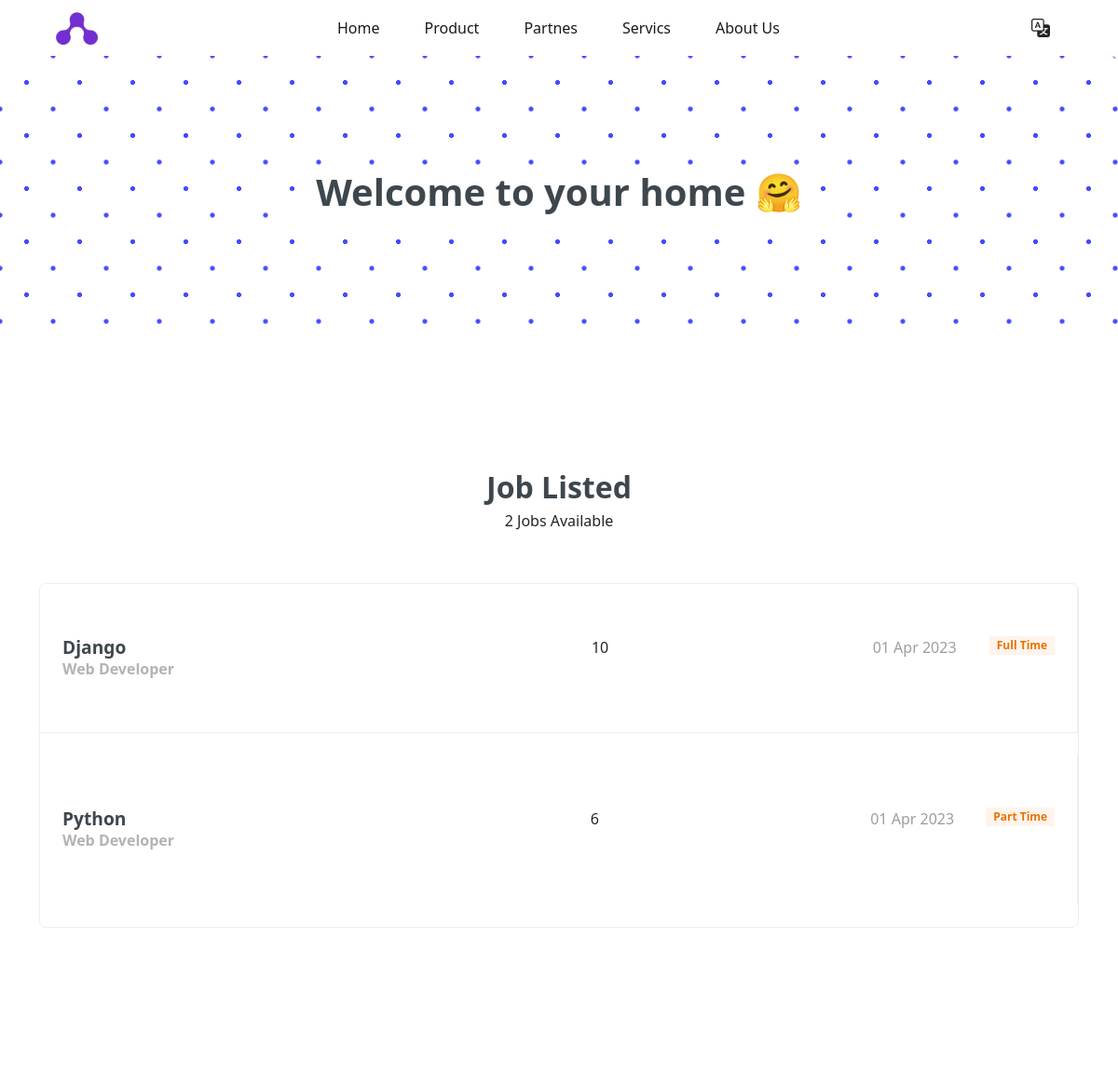
The app's page /jobs/ (upper part), older data.
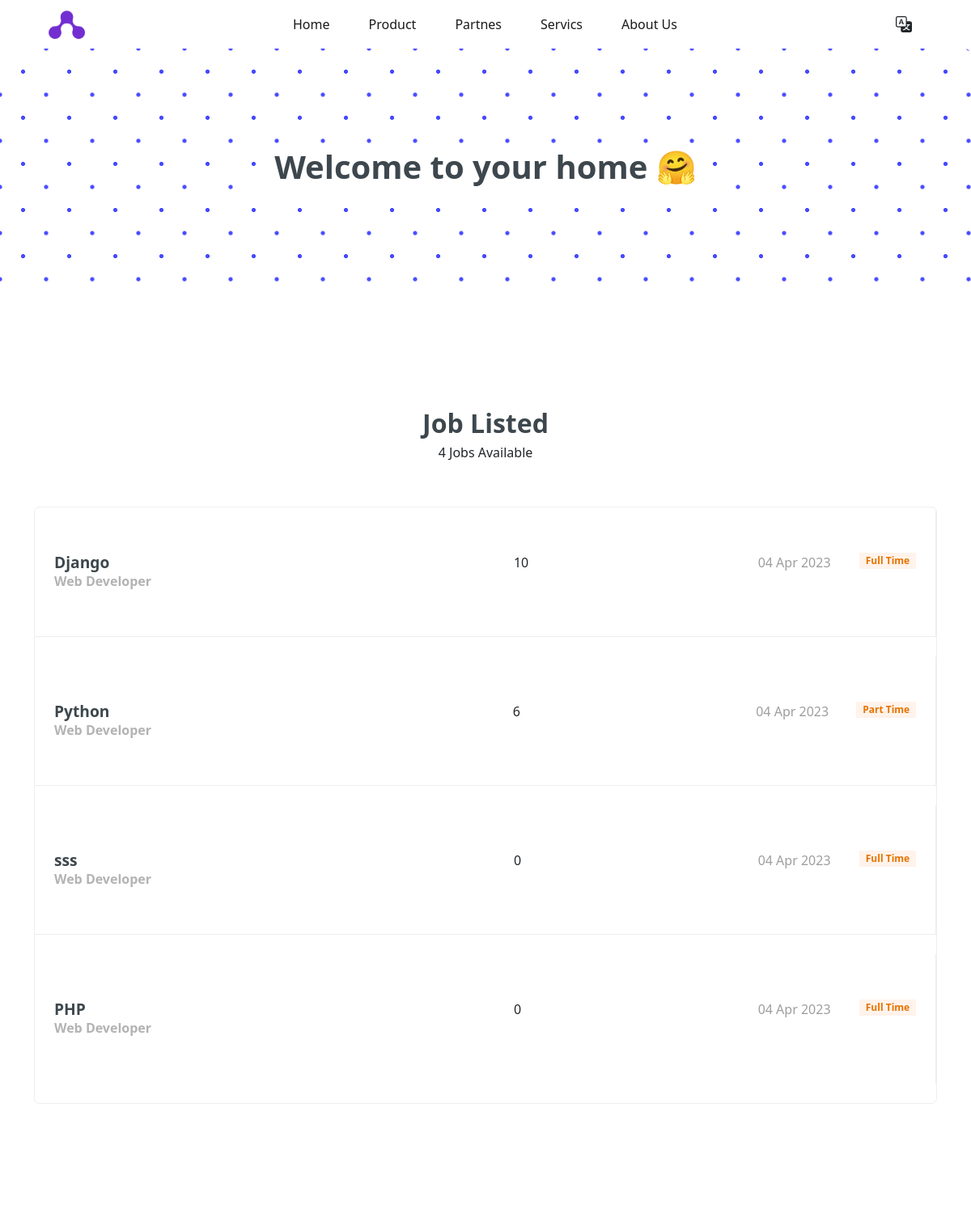
The same page, newer data.
### job/models.py (models this page shows, shortened)
class Job(models.Model):
    title = models.CharField(max_length=100)
    job_type = models.CharField(max_length=20, choices= JOBTYPE)
    description = models.TextField(max_length=1000)
    JobResponsibilities = models.TextField(max_length=1000)
    JobRequirements = models.TextField(max_length=1000)
    published_at = models.DateTimeField(auto_now=True)
    vacancy = models.IntegerField(default=1)
    salary = models.IntegerField(default=0)
    experience = models.IntegerField(default=0)
    category = models.ForeignKey('Category', on_delete=models.CASCADE)
    image = models.ImageField(upload_to=imageUpload) #this fun will create a new folder for images
    slug = models.SlugField(blank=True, null= True)
    def __str__(self):
        return self.title

class Category(models.Model):
    name = models.CharField(max_length=40)
    def __str__(self):
        return self.name

### job/views.py (the view)
# urls.py: path('' , views.jobList),
def jobList(request):
    jobList = Job.objects.all()
    context = {'jobs' : jobList}
    return render(request, 'job/jobs.html', context)

### job/templates/job/jobs.html (shortened to what this page needs)
{% extends 'base.html' %}
{% block jumbotron %}
<section>
  <div class="jumbotron p-5 text-center bg-image rounded-3">
    <div class="d-flex justify-content-center align-items-center h-100">
      <div class="titlteContactUs">
        <h1 class="fw-bold">Welcome to your home 🤗</h1>
      </div>
    </div>
  </div>
</section>
{% endblock jumbotron %}
{% block body %}
<section class="site-section">
    <div class="container">
      <div class="row mb-5 justify-content-center">
        <div class="col-md-7 text-center">
          <h2 class="section-title mb-2">Job Listed</h2>
          <h6 class="mb-2">{{jobs.count}} Jobs Available</h6>
        </div>
      </div>
      <ul class="job-listings mb-5">
        {% for job in jobs  %}
        <li class="job-listing d-block d-sm-flex pb-3 pb-sm-0 align-items-center mb-4">
          <a href="{% url 'jobs:jobDetail' job.slug %}"></a>
          <div class="job-listing-about d-sm-flex custom-width w-100 justify-content-between mx-4">
            <div class="job-listing-position custom-width w-50 mb-3 mb-sm-0">
              <h2>{{job}}</h2>
              <strong>{{job.category}}</strong>
            </div>
            <div class="job-listing-location mb-3 mb-sm-0 custom-width w-25">
               {{job.salary}}
            </div>
            <span class="d-sm-flex">{{job.published_at|date:'d M o'}}</span>
            <div class="job-listing-meta">
              <span class="badge d-sm-flex">{{job.job_type}}</span>
            </div>
          </div>
        </li>
        {% endfor %}
      </ul>
    </div>
  </section>
{% endblock body %}

### templates/base.html (shortened to what this page needs)
{% load static %}
<!DOCTYPE html>
<html lang="en">
<head>
    <link href="https://cdn.jsdelivr.net/npm/bootstrap@5.3.0-alpha1/dist/css/bootstrap.min.css" rel="stylesheet">
    <link rel="stylesheet" href="https://stackpath.bootstrapcdn.com/bootstrap/4.4.1/css/bootstrap.min.css">
    <link rel="stylesheet" href="https://cdn.jsdelivr.net/npm/bootstrap-icons@1.10.3/font/bootstrap-icons.css">
    <link rel="stylesheet" href="https://cdn.jsdelivr.net/npm/bootstrap@5.2.3/dist/css/bootstrap.rtl.min.css">
    <link rel="stylesheet" type="text/css" href="//cdn.jsdelivr.net/npm/slick-carousel@1.8.1/slick/slick.css"/>
    <link rel="stylesheet" href="https://cdnjs.cloudflare.com/ajax/libs/font-awesome/6.3.0/css/all.min.css">
    <link rel="stylesheet" href="{% static 'css/jobList.css' %}">
    <link rel="stylesheet" href="{% static 'css/contactUs.css' %}">
    <link rel="stylesheet" href="{% static 'css/style.css' %}">
  </head>
<body>
  <header>
    <nav class="navbar navbar-expand-lg px-5">
      <div class="container-fluid">
        <img src=" {% static 'svg/Logo.svg' %}" alt="">
        <div class="collapse navbar-collapse" id="navbarSupportedContent">
          <ul class="navbar-nav me-auto mb-2 mb-lg-0 mx-auto">
            <li class="nav-item px-md-3">
              <a class="nav-link active" aria-current="page" href="#">Home</a>
            </li>
            <li class="nav-item px-md-3">
              <a class="nav-link active" aria-current="page" href="#">Product</a>
            </li>
            <li class="nav-item px-md-3">
              <a class="nav-link active" aria-current="page" href="#">Partnes</a>
            </li>
            <li class="nav-item px-md-3">
              <a class="nav-link active" aria-current="page" href="#">Servics</a>
            </li>
            <li class="nav-item px-md-3">
              <a class="nav-link active" aria-current="page" href="#">About Us</a>
            </li>
          </ul>
          <div class="dropdown">
              <button class="btn " type="button" data-bs-toggle="dropdown" data-mdb-display="static" aria-expanded="false"><i class="bi bi-translate fs-5"></i></button>
          </div>
        </div>
      </div>
    </nav>
  </header>
  {% block jumbotron %}
  {% endblock jumbotron %}
    {% block body %}
    {% endblock body %}
</body>
</html>

### static/css/jobList.css (style rules this page uses)
.site-section { padding-top: 7rem; padding-bottom: 7rem; position: relative; z-index: 2; }
.section-title { font-size: 2rem; font-weight: 700; }
.job-listings { padding: 0; margin: 0; border: 1px solid #eee; border-radius: 7px; overflow: hidden; position: relative; background: #fff; }
.job-listing { height: 20vh; }
.job-listings .badge { padding: px 10px; background-color: #fff3eb; color: #e67300; justify-content: center; align-items: center; border-radius: 0; }
.job-listings .job-listing { position: relative; border-bottom: 1px solid #eee; -webkit-transition: .3s all ease; -o-transition: .3s all ease; transition: .3s all ease; }
.job-listings .job-listing:last-child { border-bottom: none; }
.job-listings .job-listing a { position: absolute; width: 100%; height: 100%; -webkit-transition: .3s all ease; -o-transition: .3s all ease; transition: .3s all ease; }
.job-listings .job-listing { -webkit-box-flex: 0; -ms-flex: 0 0 150px; flex: 0 0 150px; border-right: 1px solid #eee; }
.job-listings .job-listing-position h2 { font-size: 1.2rem; margin-bottom: 0; font-weight: bold; }
.job-listings .job-listing-position strong { color: #b3b3b3; }

### static/css/contactUs.css (style rules this page uses)
.jumbotron { height: 300px; background-image: radial-gradient(#474bff 2.5px, transparent 2.5px), radial-gradient(#474bff 2.5px, transparent 2.5px); background-position: 0 0, 28.5px 28.5px; background-color: white; background-size: 57px 57px; }
.titlteContactUs { background-color: white; }

### static/css/style.css (style rules this page uses)
:root { --btn-color: #302AE6; --secondary-color: #536390; --hover-color: #302AE6; --font-color: #3D474D; --bg-color: #fff; --heading-color: #959CA0; }
h1, h2, h3, h5 { color: var(--font-color); }
span { color: rgb(158, 158, 158); }
a { text-decoration: none; font-weight: 600; }

Row changes from the older to the newer data that the page shows:
changed Job "Django": published_at "01 Apr 2023" → "04 Apr 2023"
changed Job "Python": published_at "01 Apr 2023" → "04 Apr 2023"
added Job: title "sss", category "Web Developer", salary "0", published_at "04 Apr 2023", job_type "Full Time"
added Job: title "PHP", category "Web Developer", salary "0", published_at "04 Apr 2023", job_type "Full Time"
Text that changed along with them:
{{ jobs.count }}: "2" → "4"
